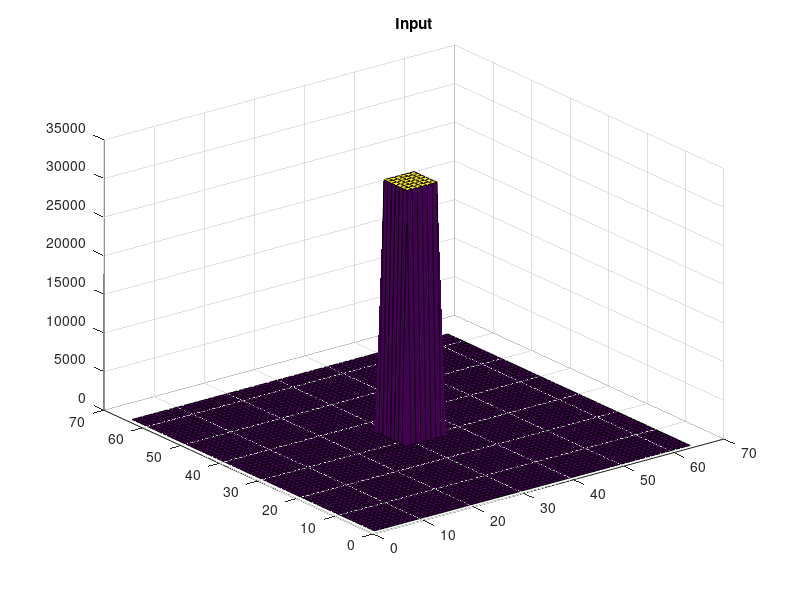
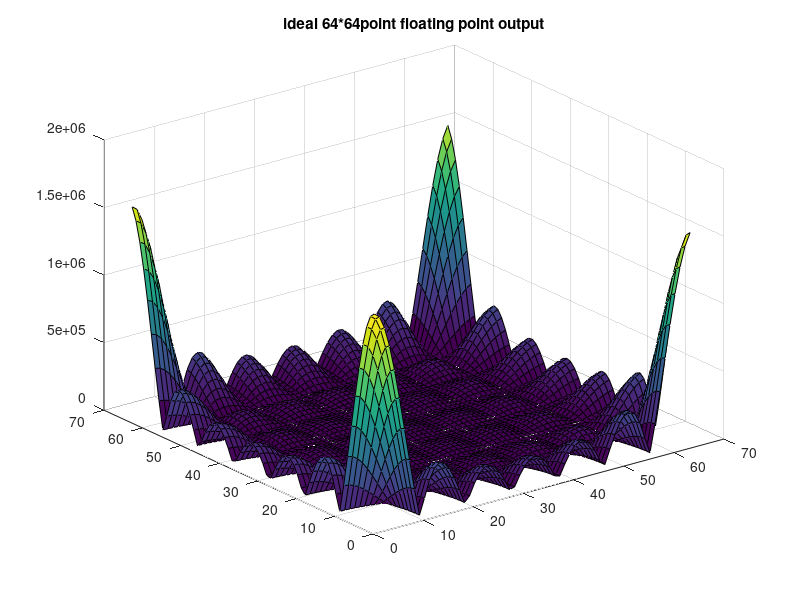
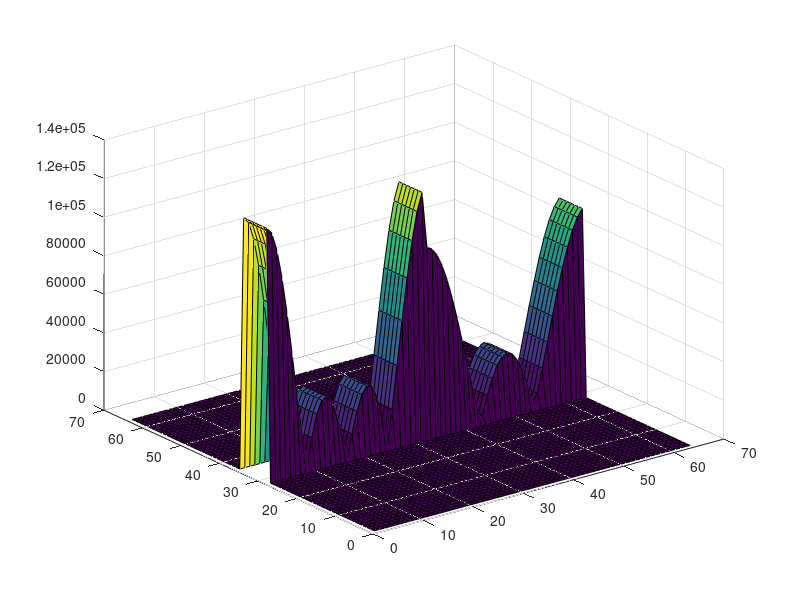

MATLAB code for these plots, in order:
%generating 2d rectangular signal for 128*128 fft operation
%close all;
clear;
M = 32;
N = 2*M;

a = zeros(N,N); % real part of complex input
for index1=1:N
    for index2 =1:N
        if(index1>M-4 & index1<M+4)
            if(index2>M-4 & index2<M+4)
                a(index1,index2) = 32767 + i*0;
            end
        end
    end
end
 
figure,surf(a),title('Input');
figure,surf(abs(fft2(a))),title(['ideal ' int2str(N) '*' int2str(N) 'point floating point output']);

% breaking down to perform this computation using 4 cores.
% We need to separate elements of each row into odd and even points.
% We also need to do bit-reversing, not shown here, as its not required.

b1 = zeros(M,M); %(top left)
b2 = zeros(M,M); %(top right)
b3 = zeros(M,M); %(bottom left)
b4 = zeros(M,M); %(bottom right)

for index1=1:M
        for index2=1:M
            b1(index1,index2) = a(index1,2*index2-1); %gets the odd points
            b2(index1,index2) = a(index1,2*index2); % gets the even points
            b3(index1,index2) = a(index1+M,2*index2-1); %gets the odd points
            b4(index1,index2) = a(index1+M,2*index2); % gets the even points
        end
end

% stage one of hardware, no need for new mem as inplace substitution takes place there.
b1_new = fft(b1.').'; %stage 1 of fftcore being carried out.
b2_new = fft(b2.').';
b3_new = fft(b3.').';
b4_new = fft(b4.').';


tempMat = [b1_new,b2_new;b3_new,b4_new];
figure,surf(abs(tempMat));

% a_new = zeros(N,N);
% 
% for index1=1:M
%     for k=1:M
%         extratwiddle = cos(2*pi*(k-1)/N) - i*sin(2*pi*(k-1)/N);
%         a_new(index1,k) = b1_new(index1,k) + extratwiddle*b2_new(index1,k);
%         a_new(index1,k+M) = b1_new(index1,k) - extratwiddle*b2_new(index1,k);
%         a_new(index1+M,k) = b3_new(index1,k) + extratwiddle*b4_new(index1,k);
%         a_new(index1+M,k+M) = b3_new(index1,k) - extratwiddle*b4_new(index1,k);
%     end
% end
% 
% %figure,surf(abs(a_new));
% %figure,surf(abs(a_new)-abs(fft(a')')),title('error plot');
% 
% 
% %Transpose of the 4 data clusters attached with the 4 cores.
% 
% 
% b1_new = a_new(1:M,1:M).';
% b2_new = a_new(1:M,M+1:N).';
% b3_new = a_new(M+1:N,1:M).';
% b4_new = a_new(M+1:N,M+1:N).';
% 
% %SOFTWARE: The transposed custers of core 2 (b2) and core 3 (b3) need to be
% %interchanged!!!
% b1 = b1_new;
% b2 = b3_new;
% b3 = b2_new;
% b4 = b4_new;
% 
% % y = [b1,b2;b3,b4];
% % figure,surf(abs(y));
% 
% 
% %Repeat of the steps as above with an important preprocessing part.
% %Preprocessing
% % We need to separate elements of each row into odd and even points.
% % We also need to do bit-reversing, not shown here, as its not required.
% 
% for index1=1:M
%     temp1 = zeros(1,N);
%     temp2 = zeros(1,N);
%     for index2=1:M/2
%         temp1(index2)       = b1(index1,index2*2-1);
%         temp1(index2+M/2)    = b2(index1,index2*2-1);
%         temp1(index2+M)    = b1(index1,index2*2);
%         temp1(index2+M/2+M) = b2(index1,index2*2);
%         temp2(index2)       = b3(index1,index2*2-1);
%         temp2(index2+M/2)    = b4(index1,index2*2-1);
%         temp2(index2+M)    = b3(index1,index2*2);
%         temp2(index2+M/2+M) = b4(index1,index2*2);
%     end
%     b1(index1,:) = temp1(1:M);
%     b2(index1,:) = temp1(M+1:N);
%     b3(index1,:) = temp2(1:M);
%     b4(index1,:) = temp2(M+1:N);
% end
% 
% % y = [b1,b2;b3,b4];
% % figure,surf(abs(y));
% 
% 
% % stage three of hardware, no need for new mem as inplace substitution takes place there.
% b1_new = fft(b1.').'; %stage 3 of fftcore being carried out.
% b2_new = fft(b2.').';
% b3_new = fft(b3.').';
% b4_new = fft(b4.').';
% 
% 
% a_new = zeros(N,N);
% 
% for index1=1:M
%     for k=1:M
%         extratwiddle = cos(2*pi*(k-1)/N) - i*sin(2*pi*(k-1)/N);
%         a_new(index1,k) = b1_new(index1,k) + extratwiddle*b2_new(index1,k);
%         a_new(index1,k+M) = b1_new(index1,k) - extratwiddle*b2_new(index1,k);
%         a_new(index1+M,k) = b3_new(index1,k) + extratwiddle*b4_new(index1,k);
%         a_new(index1+M,k+M) = b3_new(index1,k) - extratwiddle*b4_new(index1,k);
%     end
% end
% 
% figure,surf(abs(a_new)),title('computation using 4 cores ans some SW steps.');
% figure,surf(abs(a_new)-abs(fft2(a))),title('error plot');